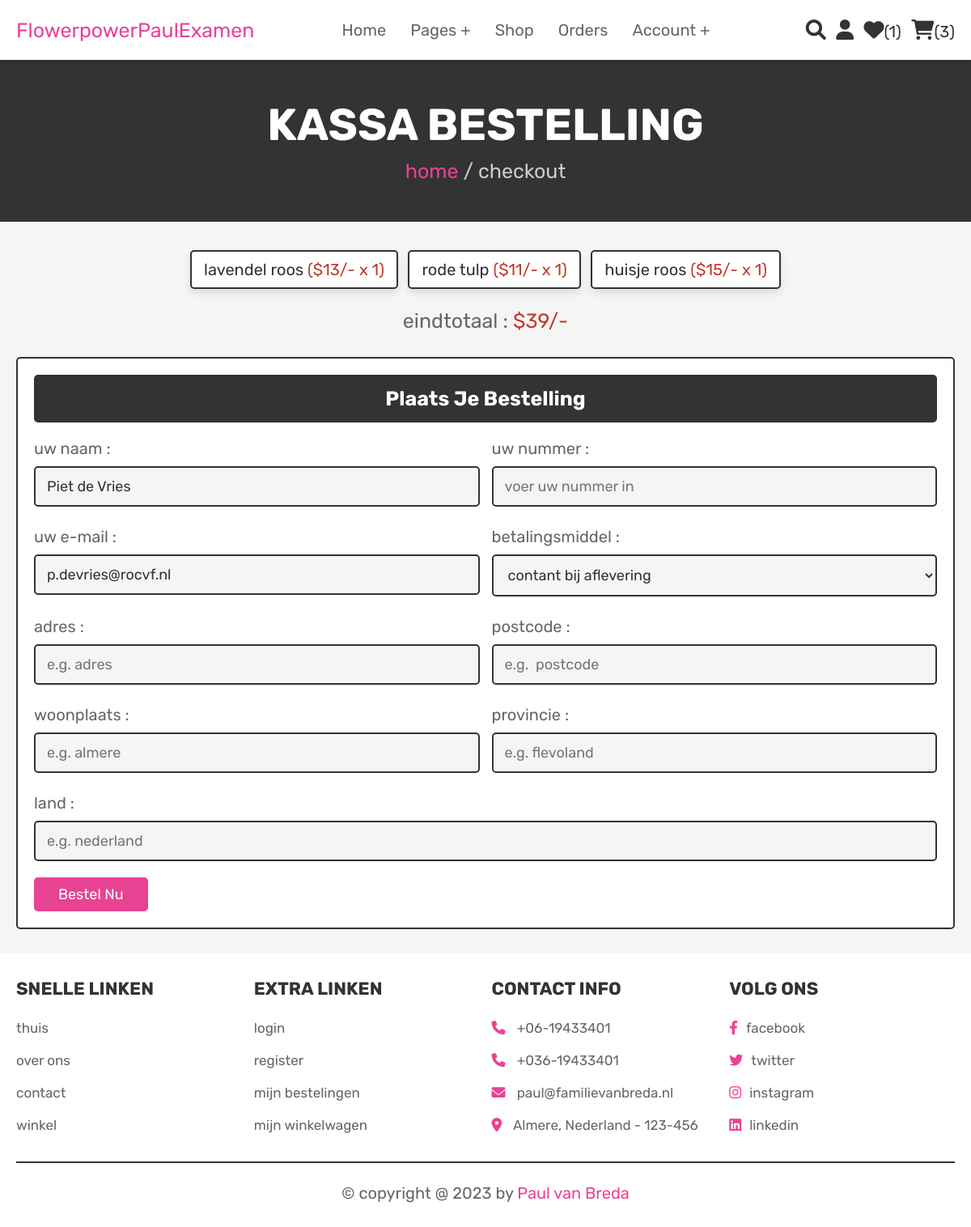
/checkout.php (signed in), run on the app's committed database.
### tables this page shows
CREATE TABLE `cart` (
  `id` int(100) NOT NULL,
  `user_id` int(100) NOT NULL,
  `pid` int(100) NOT NULL,
  `name` varchar(100) NOT NULL,
  `price` int(100) NOT NULL,
  `quantity` int(100) NOT NULL,
  `image` varchar(100) NOT NULL
);

CREATE TABLE `users` (
  `id` int(100) NOT NULL,
  `name` varchar(100) NOT NULL,
  `email` varchar(100) NOT NULL,
  `password` varchar(100) NOT NULL,
  `user_type` varchar(20) NOT NULL DEFAULT 'user'
);

### checkout.php (the view, shortened to what this page needs)
<?php
@include 'config.php';
$user_id = $_SESSION['user_id'];
$select_user = mysqli_query($conn, "SELECT * FROM `users` where id='$user_id'") or die('query failed');
$user=mysqli_fetch_assoc($select_user);
?>
<!DOCTYPE html>
<html lang="en">
<head>
   <link rel="stylesheet" href="https://cdnjs.cloudflare.com/ajax/libs/font-awesome/6.0.0/css/all.min.css">
   <link rel="stylesheet" href="css/style.css">
</head>
<body>
<?php @include 'header.php'; ?>
<section class="heading">
    <h3>kassa bestelling</h3>
    <p> <a href="home.php">home</a> / checkout </p>
</section>
<section class="display-order">
    <?php
        $grand_total = 0;
        $select_cart = mysqli_query($conn, "SELECT * FROM `cart` WHERE user_id = '$user_id'") or die('query failed');
        if(mysqli_num_rows($select_cart) > 0){
            while($fetch_cart = mysqli_fetch_assoc($select_cart)){
            $total_price = ($fetch_cart['price'] * $fetch_cart['quantity']);
            $grand_total += $total_price;
    ?>
    <p> <?php echo $fetch_cart['name'] ?> <span>(<?php echo '$'.$fetch_cart['price'].'/-'.' x '.$fetch_cart['quantity']  ?>)</span> </p>
    <?php
        }
        }else{
            echo '<p class="empty">je winkelwagen is leeg</p>';
        }
    ?>
    <div class="grand-total">eindtotaal : <span>$<?php echo $grand_total; ?>/-</span></div>
</section>
<section class="checkout">
    <form action="" method="POST">
        <h3> plaats je bestelling</h3>
        <div class="flex">
            <div class="inputBox">
                <span>uw naam :</span>
                <input value="<?php echo $user['name']; ?>" type="text" name="name" placeholder="Vul uw naam in">
            </div>
            <div class="inputBox">
                <span>uw nummer :</span>
                <input value="<?php echo $user['name']; ?>"  type="number" name="number" min="0" placeholder="voer uw nummer in">
            </div>
            <div class="inputBox">
                <span>uw e-mail :</span>
                <input value="<?php echo $user['email']; ?>"  type="email" name="email" placeholder="voer uw e-mailadres in">
            </div>
            <div class="inputBox">
                <span>betalingsmiddel :</span>
                <select name="method">
                    <option value="cash on delivery">contant bij aflevering</option>
                </select>
            </div>
            <div class="inputBox">
                <span>adres :</span>
                <input  value="<?php echo $user['adres']; ?>"  type="text" name="adres" placeholder="e.g. adres">
            </div>
            <div class="inputBox">
                <span>postcode :</span>
                <input value="<?php echo $user['postcode']; ?>"  type="text" name="postcode" placeholder="e.g.  postcode">
            </div>
            <div class="inputBox">
                <span>woonplaats :</span>
                <input value="<?php echo $user['woonplaats']; ?>"  type="text" name="woonplaats" placeholder="e.g. almere">
            </div>
            <div class="inputBox">
                <span>provincie :</span>
                <input type="text" name="provincie" placeholder="e.g. flevoland">
            </div>
            <div class="inputBox">
                <span>land :</span>
                <input type="text" name="land" placeholder="e.g. nederland">
            </div>
        </div>
        <input type="submit" name="order" value="bestel nu" class="btn">
    </form>
</section>
<?php @include 'footer.php'; ?>
</body>
</html>

### css/style.css (style rules this page uses)
:root { --pink:#e84393; --red:#c0392b; --orange:#f39c12; --black:#333; --white:#fff; --light-color:#666; --light-white:#ccc; --light-bg:#f5f5f5; --border:.2rem solid var(--black); --box-shadow:0 .5rem 1rem rgba(0,0,0,.1); }
* { font-family: 'Rubik', sans-serif; margin:0; padding:0; box-sizing: border-box; outline: none; border:none; text-decoration: none; transition:all .2s linear; }
html { font-size: 62.5%; overflow-x: hidden; scroll-behavior: smooth; scroll-padding-top: 6.5rem; }
body { background: var(--light-bg); }
section { padding:3rem 2rem; }
.btn, .delete-btn, .option-btn { display: inline-block; border-radius: .5rem; margin-top: 1rem; font-size: 1.8rem; color:var(--white); cursor: pointer; padding:1rem 3rem; text-transform: capitalize; }
.btn { background-color: var(--pink); }
.heading { display: flex; flex-flow: column; align-items: center; justify-content: center; gap:1rem; background-color: var(--black); text-align: center; min-height: 25vh; }
.heading h3 { font-size: 5.5rem; color:var(--white); text-transform: uppercase; }
.heading p { font-size: 2.5rem; color:var(--light-white); }
.heading p a { color:var(--pink); }
.display-order { max-width: 1200px; margin:0 auto; text-align: center; padding-bottom: 0; }
.display-order p { display: inline-block; border-radius: .5rem; font-size: 2rem; color:var(--black); padding:1rem 1.5rem; margin:.5rem; background-color: var(--white); box-shadow: var(--box-shadow); border:var(--border); }
.display-order p span { color:var(--red); }
.display-order .grand-total { margin-top: 2rem; font-size: 2.5rem; color:var(--light-color); }
.display-order .grand-total span { color:var(--red); }
.checkout form { background-color: var(--white); border:var(--border); max-width: 1200px; margin:0 auto; border-radius: .5rem; padding:2rem; box-shadow: var(--border); }
.checkout form h3 { padding:1.5rem; font-size: 2.5rem; margin-bottom: 2rem; background-color: var(--black); color:var(--white); border-radius: .5rem; text-align: center; text-transform: capitalize; }
.checkout form .flex { display: flex; flex-wrap: wrap; gap:1.5rem; }
.checkout form .flex .inputBox { flex:1 1 40rem; }
.checkout form .flex .inputBox input, .checkout form .flex .inputBox select { margin:1rem 0; width: 100%; background-color: var(--light-bg); padding:1.2rem 1.4rem; border:var(--border); font-size: 1.8rem; color:var(--black); border-radius: .5rem; }
.checkout form .flex .inputBox span { font-size: 2rem; color:var(--light-color); }

### data on the page
cart: name "lavendel roos", price "13", quantity "1"
cart: name "rode tulp", price "11", quantity "1"
cart: name "huisje roos", price "15", quantity "1"
users: name "Piet de Vries", email "p.devries@rocvf.nl"

### other printed values
$wishlist_num_rows "1"
$cart_num_rows "3"
$grand_total "39"
